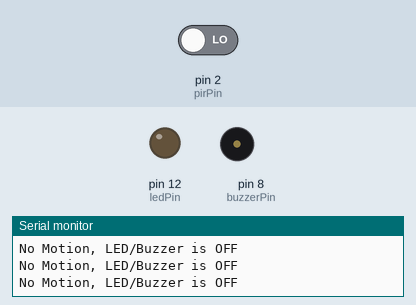
This sketch was run on a simulated Arduino Uno, built with avr-gcc and run on an emulated ATmega328P. Parts: output pins drawn as LEDs (lit = HIGH), buzzer (waves = sounding, pin HIGH), the last lines printed to the serial monitor. Inputs (shaded band) come from the test bench; at power-on: pin 2 (pirPin) LOW.

Above: at 2.8 s.
2.9 s: pin 2 (pirPin) driven HIGH
At 4.2 s:
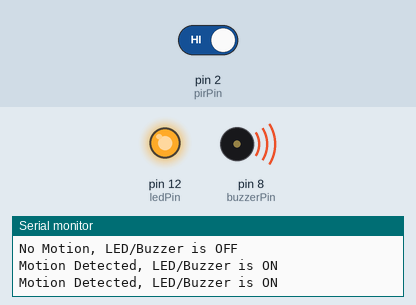
4.5 s: pin 2 (pirPin) driven LOW
At 5.8 s:
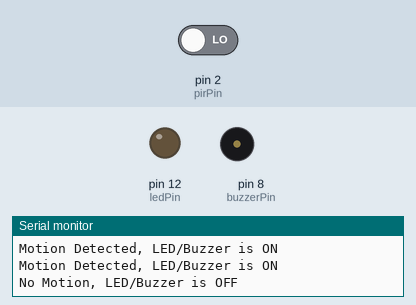
Timing chart, 0 to 7.5 s (numbered marks = the images above; inputs shaded):
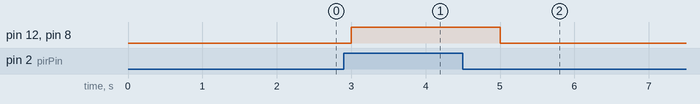

Measured:
- after the input at 2.9 s, pin 12 (ledPin), pin 8 (buzzerPin): LOW → HIGH after 0.10 s
- after the input at 4.5 s, pin 12 (ledPin), pin 8 (buzzerPin): HIGH → LOW after 0.50 s

The sketch:

pir_sensor.ino
```cpp
/*
  This program turns on led connected to pin 12 and buzzer connected
  to pin 8 of the Arduino if motion detected. Both will be off when no
  motion is detected after a delay of 1000 milliseconds
*/

const int ledPin = 12;         // LED pin
const int pirPin = 2;          // PIR Out pin
const int buzzerPin = 8;       // Buzzer pin
int pirState = 0;        // PIR status
void setup() {
 pinMode(ledPin, OUTPUT);
 pinMode(pirPin, INPUT);
 pinMode(buzzerPin, OUTPUT);
 Serial.begin(9600);
}
void loop(){
 pirState = digitalRead(pirPin);
 if (pirState == HIGH) {        // if motion detected
   digitalWrite(ledPin, HIGH);  // turn LED ON
   digitalWrite(buzzerPin, HIGH); // sound buzzer
   Serial.println("Motion Detected, LED/Buzzer is ON");
   delay(1000);
 }
 else {
   digitalWrite(ledPin, LOW); // turn LED OFF if no motion
   digitalWrite(buzzerPin, LOW); // turn buzzer off
   Serial.println("No Motion, LED/Buzzer is OFF");
   delay(1000);
 }
}
```
